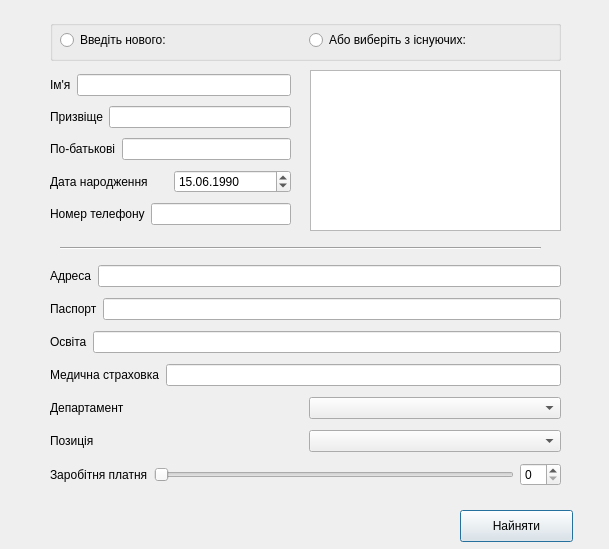
<?xml version="1.0" encoding="UTF-8"?>
<ui version="4.0">
 <class>HiringDialog</class>
 <widget class="QDialog" name="HiringDialog">
  <property name="geometry">
   <rect>
    <x>0</x>
    <y>0</y>
    <width>609</width>
    <height>549</height>
   </rect>
  </property>
  <property name="windowTitle">
   <string>Прийняття на роботу</string>
  </property>
  <widget class="QTableView" name="tableView_2">
   <property name="geometry">
    <rect>
     <x>310</x>
     <y>70</y>
     <width>251</width>
     <height>161</height>
    </rect>
   </property>
  </widget>
  <widget class="QWidget" name="layoutWidget">
   <property name="geometry">
    <rect>
     <x>50</x>
     <y>260</y>
     <width>511</width>
     <height>232</height>
    </rect>
   </property>
   <layout class="QVBoxLayout" name="verticalLayout">
    <item>
     <layout class="QHBoxLayout" name="horizontalLayout_4">
      <item>
       <widget class="QLabel" name="adress_label">
        <property name="text">
         <string>Адреса</string>
        </property>
       </widget>
      </item>
      <item>
       <widget class="QLineEdit" name="adress_lineEdit"/>
      </item>
     </layout>
    </item>
    <item>
     <layout class="QHBoxLayout" name="horizontalLayout_5">
      <item>
       <widget class="QLabel" name="passport_label">
        <property name="text">
         <string>Паспорт</string>
        </property>
       </widget>
      </item>
      <item>
       <widget class="QLineEdit" name="passport_lineEdit"/>
      </item>
     </layout>
    </item>
    <item>
     <layout class="QHBoxLayout" name="horizontalLayout_6">
      <item>
       <widget class="QLabel" name="education_label">
        <property name="text">
         <string>Освіта</string>
        </property>
       </widget>
      </item>
      <item>
       <widget class="QLineEdit" name="education_lineEdit"/>
      </item>
     </layout>
    </item>
    <item>
     <layout class="QHBoxLayout" name="horizontalLayout_7">
      <item>
       <widget class="QLabel" name="medical_label">
        <property name="text">
         <string>Медична страховка</string>
        </property>
       </widget>
      </item>
      <item>
       <widget class="QLineEdit" name="medical_lineEdit"/>
      </item>
     </layout>
    </item>
    <item>
     <layout class="QHBoxLayout" name="horizontalLayout">
      <item>
       <widget class="QLabel" name="department_label">
        <property name="text">
         <string>Департамент</string>
        </property>
       </widget>
      </item>
      <item>
       <widget class="QComboBox" name="department_cb"/>
      </item>
     </layout>
    </item>
    <item>
     <layout class="QHBoxLayout" name="horizontalLayout_2">
      <item>
       <widget class="QLabel" name="position_label">
        <property name="text">
         <string>Позиція</string>
        </property>
       </widget>
      </item>
      <item>
       <widget class="QComboBox" name="position_cb"/>
      </item>
     </layout>
    </item>
    <item>
     <layout class="QHBoxLayout" name="horizontalLayout_8">
      <item>
       <widget class="QLabel" name="salary_label">
        <property name="text">
         <string>Заробітня платня</string>
        </property>
       </widget>
      </item>
      <item>
       <widget class="QSlider" name="horizontalSlider">
        <property name="orientation">
         <enum>Qt::Horizontal</enum>
        </property>
       </widget>
      </item>
      <item>
       <widget class="QSpinBox" name="spinBox"/>
      </item>
     </layout>
    </item>
   </layout>
  </widget>
  <widget class="Line" name="line">
   <property name="geometry">
    <rect>
     <x>60</x>
     <y>240</y>
     <width>481</width>
     <height>16</height>
    </rect>
   </property>
   <property name="orientation">
    <enum>Qt::Horizontal</enum>
   </property>
  </widget>
  <widget class="QPushButton" name="pushButton">
   <property name="geometry">
    <rect>
     <x>460</x>
     <y>510</y>
     <width>113</width>
     <height>32</height>
    </rect>
   </property>
   <property name="text">
    <string>Найняти</string>
   </property>
  </widget>
  <widget class="QLabel" name="error_label">
   <property name="geometry">
    <rect>
     <x>40</x>
     <y>500</y>
     <width>421</width>
     <height>41</height>
    </rect>
   </property>
   <property name="text">
    <string/>
   </property>
  </widget>
  <widget class="QWidget" name="layoutWidget">
   <property name="geometry">
    <rect>
     <x>50</x>
     <y>70</y>
     <width>241</width>
     <height>161</height>
    </rect>
   </property>
   <layout class="QVBoxLayout" name="verticalLayout_2">
    <item>
     <layout class="QHBoxLayout" name="horizontalLayout_3">
      <item>
       <widget class="QLabel" name="name_label_2">
        <property name="text">
         <string>Ім'я</string>
        </property>
       </widget>
      </item>
      <item>
       <widget class="QLineEdit" name="name_edit_2"/>
      </item>
     </layout>
    </item>
    <item>
     <layout class="QHBoxLayout" name="horizontalLayout_9">
      <item>
       <widget class="QLabel" name="surname_label_2">
        <property name="text">
         <string>Призвіще</string>
        </property>
       </widget>
      </item>
      <item>
       <widget class="QLineEdit" name="surname_edit_2"/>
      </item>
     </layout>
    </item>
    <item>
     <layout class="QHBoxLayout" name="horizontalLayout_10">
      <item>
       <widget class="QLabel" name="patronymic_label_2">
        <property name="text">
         <string>По-батькові</string>
        </property>
       </widget>
      </item>
      <item>
       <widget class="QLineEdit" name="patronymic_edit_2"/>
      </item>
     </layout>
    </item>
    <item>
     <layout class="QHBoxLayout" name="horizontalLayout_11">
      <item>
       <widget class="QLabel" name="birth_label_2">
        <property name="text">
         <string>Дата народження</string>
        </property>
       </widget>
      </item>
      <item>
       <widget class="QDateEdit" name="date_edit_2">
        <property name="dateTime">
         <datetime>
          <hour>0</hour>
          <minute>0</minute>
          <second>0</second>
          <year>1990</year>
          <month>6</month>
          <day>15</day>
         </datetime>
        </property>
        <property name="maximumDate">
         <date>
          <year>1997</year>
          <month>12</month>
          <day>18</day>
         </date>
        </property>
        <property name="minimumDate">
         <date>
          <year>1900</year>
          <month>1</month>
          <day>1</day>
         </date>
        </property>
        <property name="displayFormat">
         <string>dd.MM.yyyy</string>
        </property>
       </widget>
      </item>
     </layout>
    </item>
    <item>
     <layout class="QHBoxLayout" name="horizontalLayout_12">
      <item>
       <widget class="QLabel" name="phone_label_2">
        <property name="text">
         <string>Номер телефону</string>
        </property>
       </widget>
      </item>
      <item>
       <widget class="QLineEdit" name="phone_edit_2"/>
      </item>
     </layout>
    </item>
   </layout>
  </widget>
  <widget class="QGroupBox" name="groupBox">
   <property name="geometry">
    <rect>
     <x>50</x>
     <y>20</y>
     <width>511</width>
     <height>41</height>
    </rect>
   </property>
   <property name="title">
    <string/>
   </property>
   <widget class="QWidget" name="">
    <property name="geometry">
     <rect>
      <x>10</x>
      <y>10</y>
      <width>491</width>
      <height>20</height>
     </rect>
    </property>
    <layout class="QHBoxLayout" name="horizontalLayout_13">
     <item>
      <widget class="QRadioButton" name="radioButton_new">
       <property name="text">
        <string>Введіть нового:</string>
       </property>
      </widget>
     </item>
     <item>
      <widget class="QRadioButton" name="radioButton_existed">
       <property name="text">
        <string>Або виберіть з існуючих:</string>
       </property>
      </widget>
     </item>
    </layout>
   </widget>
  </widget>
  <zorder>layoutWidget</zorder>
  <zorder>layoutWidget</zorder>
  <zorder>tableView_2</zorder>
  <zorder>line</zorder>
  <zorder>pushButton</zorder>
  <zorder>error_label</zorder>
  <zorder>groupBox</zorder>
 </widget>
 <resources/>
 <connections/>
</ui>
